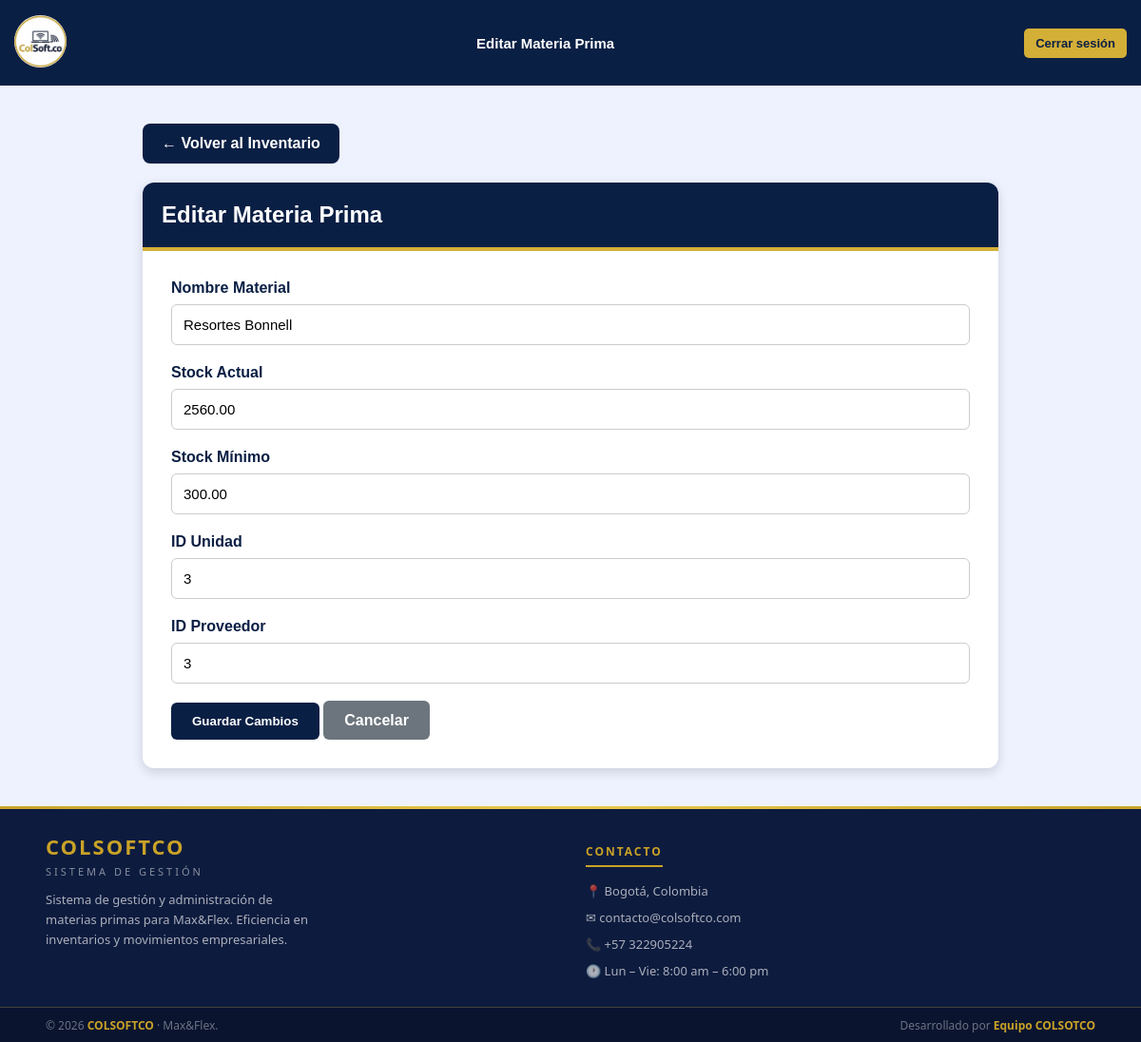
Page /view/control_de_stock/inventario/editar_inventario.php?id=3 on the committed database.
### tables this page shows
CREATE TABLE `materias_primas` (
  `id_material` int(11) NOT NULL,
  `nombre_material` varchar(100) NOT NULL,
  `stock_actual` decimal(12,2) DEFAULT 0.00,
  `stock_minimo` decimal(12,2) NOT NULL,
  `id_unidad` int(11) DEFAULT NULL,
  `id_proveedor` int(11) DEFAULT NULL,
  `notificar_email` tinyint(1) NOT NULL DEFAULT 0,
  `correo_notificacion` varchar(150) DEFAULT NULL,
  `alerta_enviada` tinyint(1) NOT NULL DEFAULT 0,
  `estado` enum('activo','inactivo') NOT NULL DEFAULT 'activo'
);

### view/control_de_stock/inventario/editar_inventario.php (the view, shortened to what this page needs)
<?php
$db = new Conexion();
$conn = $db->getConnection();
$id = filter_input(INPUT_GET, 'id', FILTER_VALIDATE_INT);
$sql = "SELECT * FROM materias_primas WHERE id_material = :id";
$stmt = $conn->prepare($sql);
$stmt->execute([':id' => $id]);
$material = $stmt->fetch(PDO::FETCH_ASSOC);
?>
<!DOCTYPE html>
<html lang="es">
<head>
    <link rel="stylesheet" href="lista_inventario.css">
</head>
<body>
    <header class="header">
        <div class="logo">
            <a href="../../app/ir_panel.php">
                <img src="../../../public/imagenes/logo.png" alt="logo">
            </a>
        </div>
        <div class="header-title">
            <h1>Editar Materia Prima</h1>
        </div>
        <button id="btnLogout" class="btn-logout" onclick="cerrarSesion()">
            Cerrar sesión
        </button>
    </header>
    <div class="contenedor">
        <a href="lista_inventario.php" class="volver">
            ← Volver al Inventario
        </a>
        <div class="card">
            <div class="card-header">
                Editar Materia Prima
            </div>
            <div class="card-body">
                <form method="POST">
                    <div class="form-group">
                        <label>Nombre Material</label>
                        <input type="text" name="nombre_material" class="form-control"
                            value="<?= htmlspecialchars($material['nombre_material']) ?>" required>
                    </div>
                    <div class="form-group">
                        <label>Stock Actual</label>
                        <input type="number" step="0.01" name="stock_actual" class="form-control"
                            value="<?= $material['stock_actual'] ?>" required>
                    </div>
                    <div class="form-group">
                        <label>Stock Mínimo</label>
                        <input type="number" step="0.01" name="stock_minimo" class="form-control"
                            value="<?= $material['stock_minimo'] ?>" required>
                    </div>
                    <div class="form-group">
                        <label>ID Unidad</label>
                        <input type="number" name="id_unidad" class="form-control"
                            value="<?= $material['id_unidad'] ?>" required>
                    </div>
                    <div class="form-group">
                        <label>ID Proveedor</label>
                        <input type="number" name="id_proveedor" class="form-control"
                            value="<?= $material['id_proveedor'] ?>" required>
                    </div>
                    <button type="submit" class="btn btn-primary">
                        Guardar Cambios
                    </button>
                    <a href="lista_inventario.php" class="btn btn-secondary">
                        Cancelar
                    </a>
                </form>
            </div>
        </div>
    </div>
    <footer>
        <div class="footer-divider"></div>
        <div class="footer-top">
            <div>
                <p class="footer-brand-name">COLSOFTCO</p>
                <p class="footer-brand-sub">Sistema de Gestión</p>
                <p class="footer-brand-desc">Sistema de gestión y administración de materias primas para Max&Flex. Eficiencia en inventarios y movimientos empresariales.</p>
            </div>
            <div>
                <p class="footer-col-title">Contacto</p>
                <div class="footer-contact-item">📍 Bogotá, Colombia</div>
                <div class="footer-contact-item">✉ contacto@colsoftco.com</div>
                <div class="footer-contact-item">📞 +57 322905224</div>
                <div class="footer-contact-item">🕐 Lun – Vie: 8:00 am – 6:00 pm</div>
            </div>
        </div>
        <div class="footer-bottom">
            <span>© 2026 <strong>COLSOFTCO</strong> · Max&Flex.  </span>
            <span>Desarrollado por <strong>  Equipo COLSOTCO</strong></span>
        </div>
    </footer>
</body>
</html>

### view/control_de_stock/inventario/lista_inventario.css (style rules this page uses)
body { margin: 0; font-family: Arial, Helvetica, sans-serif; background: #eef2ff; min-height: 100vh; display: flex; flex-direction: column; }
.header { display: flex; align-items: center; justify-content: space-between; background-color: #0A1F44; padding: 10px 15px; min-height: 70px; position: relative; z-index: 100; gap: 10px; }
.header .logo { display: flex; align-items: center; flex-shrink: 0; }
.header .logo img { width: 55px; height: 55px; border-radius: 50%; background: white; }
.header-title { flex: 1; text-align: center; overflow: hidden; }
.header-title h1 { margin: 0; color: white; font-size: 15px; font-weight: bold; white-space: nowrap; text-overflow: ellipsis; }
.btn-logout { background-color: #D4AF37; color: #0A1F44; border: none; padding: 8px 12px; border-radius: 5px; cursor: pointer; font-size: 13px; font-weight: bold; transition: 0.3s; flex-shrink: 0; }
.btn-volver, .volver { display: inline-block; background: #0A1F44; color: white; text-decoration: none; padding: 12px 20px; border-radius: 8px; font-weight: bold; margin-bottom: 20px; transition: .3s; }
.card { background: #fff; border-radius: 12px; overflow: hidden; box-shadow: 0 4px 12px rgba(0,0,0,.15); }
.card-header { background: #0A1F44; color: white; padding: 20px; font-size: 24px; font-weight: bold; border-bottom: 4px solid #D4AF37; }
.card-body { padding: 30px; }
.form-group { margin-bottom: 20px; }
.form-group label { display: block; margin-bottom: 8px; font-weight: bold; color: #0A1F44; }
.form-control { width: 100%; padding: 12px; border: 1px solid #ccc; border-radius: 6px; box-sizing: border-box; font-size: 15px; }
.btn { padding: 12px 22px; border: none; border-radius: 6px; cursor: pointer; font-weight: bold; text-decoration: none; }
.btn-primary { background: #0A1F44; color: white; }
.btn-secondary { background: #6c757d; color: white; }
.contenedor { width: 90%; max-width: 900px; margin: 40px auto; flex: 1; }
footer { background: #0D1B3E; color: #ffffff; font-family: 'Segoe UI', Arial, sans-serif; width: 100%; box-sizing: border-box; margin-top: auto; flex-shrink: 0; }
.footer-divider { width: 100%; height: 3px; background: linear-gradient(90deg, #C9A227, #E8C84A, #C9A227); }
.footer-top { display: grid; grid-template-columns: 1fr 1fr; gap: 2rem; padding: 1.5rem 3rem 1.2rem; border-bottom: 1px solid rgba(201, 162, 39, 0.3); }
.footer-brand-name { font-size: 22px; font-weight: 700; color: #C9A227; letter-spacing: 2px; margin: 0 0 4px; }
.footer-brand-sub { font-size: 11px; letter-spacing: 3px; color: rgba(255, 255, 255, 0.5); text-transform: uppercase; margin: 0 0 12px; }
.footer-brand-desc { font-size: 13px; color: rgba(255, 255, 255, 0.65); line-height: 1.6; max-width: 280px; margin: 0; }
.footer-col-title { font-size: 12px; font-weight: 700; letter-spacing: 2px; text-transform: uppercase; color: #C9A227; border-bottom: 2px solid #C9A227; display: inline-block; padding-bottom: 6px; margin-bottom: 16px; }
.footer-contact-item { display: flex; align-items: flex-start; gap: 10px; margin-bottom: 10px; font-size: 13px; color: rgba(255, 255, 255, 0.65); }
.footer-bottom { display: flex; justify-content: space-between; align-items: center; padding: 0.6rem 3rem; background: rgba(0, 0, 0, 0.25); flex-wrap: wrap; gap: 8px; }
.footer-bottom span { font-size: 12px; color: rgba(255, 255, 255, 0.4); }
.footer-bottom strong { color: #C9A227; }

### rows in the picture
materias_primas: nombre_material "Resortes Bonnell", stock_actual "2560.00", stock_minimo "300.00", id_unidad "3", id_proveedor "3"
